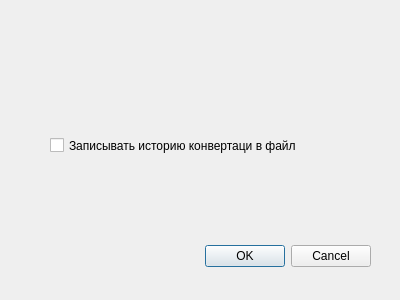
<?xml version="1.0" encoding="UTF-8"?>
<ui version="4.0">
 <class>Dialog</class>
 <widget class="QDialog" name="Dialog">
  <property name="geometry">
   <rect>
    <x>0</x>
    <y>0</y>
    <width>400</width>
    <height>300</height>
   </rect>
  </property>
  <property name="windowTitle">
   <string>Dialog</string>
  </property>
  <widget class="QDialogButtonBox" name="buttonBox">
   <property name="geometry">
    <rect>
     <x>30</x>
     <y>240</y>
     <width>341</width>
     <height>32</height>
    </rect>
   </property>
   <property name="orientation">
    <enum>Qt::Orientation::Horizontal</enum>
   </property>
   <property name="standardButtons">
    <set>QDialogButtonBox::StandardButton::Cancel|QDialogButtonBox::StandardButton::Ok</set>
   </property>
  </widget>
  <widget class="QCheckBox" name="checkBox">
   <property name="geometry">
    <rect>
     <x>50</x>
     <y>130</y>
     <width>311</width>
     <height>31</height>
    </rect>
   </property>
   <property name="text">
    <string>Записывать историю конвертаци в файл</string>
   </property>
  </widget>
 </widget>
 <resources/>
 <connections>
  <connection>
   <sender>buttonBox</sender>
   <signal>accepted()</signal>
   <receiver>Dialog</receiver>
   <slot>accept()</slot>
   <hints>
    <hint type="sourcelabel">
     <x>248</x>
     <y>254</y>
    </hint>
    <hint type="destinationlabel">
     <x>157</x>
     <y>274</y>
    </hint>
   </hints>
  </connection>
  <connection>
   <sender>buttonBox</sender>
   <signal>rejected()</signal>
   <receiver>Dialog</receiver>
   <slot>reject()</slot>
   <hints>
    <hint type="sourcelabel">
     <x>316</x>
     <y>260</y>
    </hint>
    <hint type="destinationlabel">
     <x>286</x>
     <y>274</y>
    </hint>
   </hints>
  </connection>
 </connections>
</ui>
